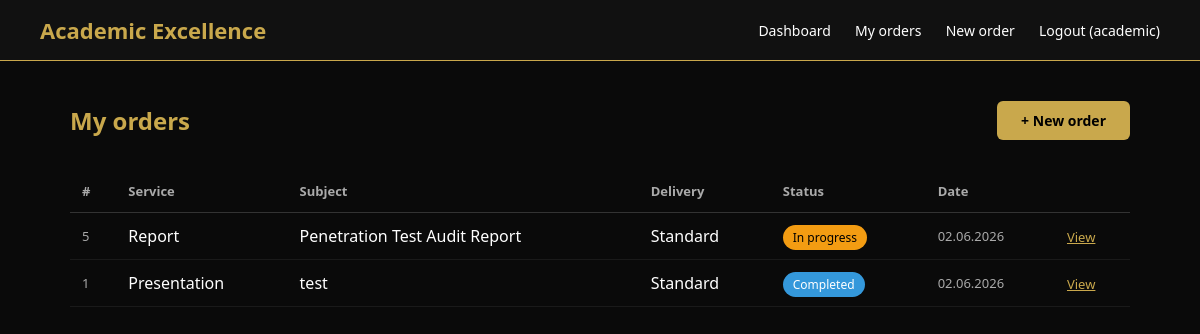
Screenshot of /dashboard/orders/ (signed in) with the database file from the repository.
### orders/models.py (models this page shows, shortened)
class Order(models.Model):
    STATUS_CHOICES = [
        ('pending', 'Gözləyir'),
        ('in_progress', 'İcradadır'),
        ('completed', 'Tamamlandı'),
        ('delivered', 'Çatdırıldı'),
    ]
    SERVICE_CHOICES = [
        ('presentation', 'Presentation'),
        ('essay', 'Essay'),
        ('report', 'Report'),
        ('poster', 'Poster'),
    ]
    DELIVERY_CHOICES = [
        ('standard', 'Standard'),
    ]
    PRICES = {
        ('presentation', 'standard'): 300,
        ('essay', 'standard'): 200,
        ('report', 'standard'): 350,
        ('poster', 'standard'): 150,
    }
    user = models.ForeignKey(User, on_delete=models.CASCADE)
    service = models.CharField(max_length=50, choices=SERVICE_CHOICES)
    topic = models.CharField(max_length=200)
    deadline = models.DateTimeField()
    delivery_type = models.CharField(max_length=20, choices=DELIVERY_CHOICES, default='standard')
    slides = models.IntegerField(default=0)
    price = models.DecimalField(max_digits=10, decimal_places=2, default=0)
    status = models.CharField(max_length=20, choices=STATUS_CHOICES, default='pending')
    notes = models.TextField(blank=True)
    created_at = models.DateTimeField(auto_now_add=True)
    is_paid = models.BooleanField(default=False)
    content_file = models.FileField(upload_to='orders/files/', blank=True, null=True)
    content_link = models.URLField(blank=True, null=True)
    content_note = models.TextField(blank=True)

### orders/views.py (the view)
# urls.py: path('dashboard/orders/', views.order_list, name='order_list'),
@login_required
def order_list(request):
    orders = Order.objects.filter(user=request.user).order_by('-created_at')
    return render(request, 'orders/order_list.html', {'orders': orders})

### templates/orders/order_list.html
{% extends 'base.html' %}
{% block content %}
<div class="container">
    <div style="display:flex; justify-content:space-between; align-items:center; margin-bottom:30px;">
        <h2 style="color:#c9a84c;">My orders</h2>
        <a href="/dashboard/orders/new/" class="btn btn-gold">+ New order</a>
    </div>
    {% if orders %}
    <table style="width:100%; border-collapse:collapse;">
        <thead>
            <tr style="border-bottom:1px solid #333;">
                <th style="padding:12px; text-align:left; color:#aaa; font-size:13px;">#</th>
                <th style="padding:12px; text-align:left; color:#aaa; font-size:13px;">Service</th>
                <th style="padding:12px; text-align:left; color:#aaa; font-size:13px;">Subject</th>
                <th style="padding:12px; text-align:left; color:#aaa; font-size:13px;">Delivery</th>
                <th style="padding:12px; text-align:left; color:#aaa; font-size:13px;">Status</th>
                <th style="padding:12px; text-align:left; color:#aaa; font-size:13px;">Date</th>
                <th style="padding:12px; text-align:left; color:#aaa; font-size:13px;"></th>
            </tr>
        </thead>
        <tbody>
            {% for order in orders %}
            <tr style="border-bottom:1px solid #1a1a1a;">
                <td style="padding:12px; color:#aaa; font-size:13px;">{{ order.pk }}</td>
                <td style="padding:12px; color:#fff;">{{ order.get_service_display }}</td>
                <td style="padding:12px; color:#fff;">{{ order.topic }}</td>
                <td style="padding:12px; color:#fff;">{{ order.get_delivery_type_display }}</td>
                <td style="padding:12px;">
                    {% if order.status == 'pending' %}
                    <span
                        style="background:#333; color:#fff; padding:4px 10px; border-radius:20px; font-size:12px;">Pending</span>
                    {% elif order.status == 'in_progress' %}
                    <span
                        style="background:#f39c12; color:#000; padding:4px 10px; border-radius:20px; font-size:12px;">In
                        progress</span>
                    {% elif order.status == 'completed' %}
                    <span
                        style="background:#3498db; color:#fff; padding:4px 10px; border-radius:20px; font-size:12px;">Completed</span>
                    {% elif order.status == 'delivered' %}
                    <span
                        style="background:#2ecc71; color:#000; padding:4px 10px; border-radius:20px; font-size:12px;">Delivered</span>
                    {% endif %}
                </td>
                <td style="padding:12px; color:#aaa; font-size:13px;">{{ order.created_at|date:"d.m.Y" }}</td>
                <td style="padding:12px;"><a href="/dashboard/orders/{{ order.pk }}/"
                        style="color:#c9a84c; font-size:13px;">View</a></td>
            </tr>
            {% endfor %}
        </tbody>
    </table>
    {% else %}
    <div style="text-align:center; padding:60px; color:#aaa;">
        <p>You don’t have any orders yet.</p>
        <a href="/dashboard/orders/new/" class="btn btn-gold" style="margin-top:20px;">Place Your First Order</a>
    </div>
    {% endif %}
</div>
{% endblock %}

### templates/base.html (shortened to what this page needs)
<!DOCTYPE html>
<html lang="en">
<head>
</head>
<body>
    <nav>
        <a href="/" class="logo">Academic Excellence</a>
        <div class="nav-links">
            {% if user.is_authenticated %}
            <a href="/dashboard/">Dashboard</a>
            <a href="/dashboard/orders/">My orders</a>
            <a href="/dashboard/orders/new/">New order</a>
            <a href="/accounts/logout/">Logout ({{ user.username }})</a>
            {% else %}
            <a href="/accounts/login/">Sign in</a>
            <a href="/accounts/register/">Register</a>
            {% endif %}
        </div>
    </nav>
    {% block content %}{% endblock %}
</body>
</html>

### templates/base.html (style rules this page uses)
* { margin: 0; padding: 0; box-sizing: border-box; }
body { font-family: 'Segoe UI', sans-serif; background: #0a0a0a; color: #fff; }
nav { background: #111; padding: 15px 40px; display: flex; justify-content: space-between; align-items: center; border-bottom: 1px solid #c9a84c; }
nav .logo { color: #c9a84c; font-size: 22px; font-weight: bold; text-decoration: none; }
nav .nav-links a { color: #fff; text-decoration: none; margin-left: 20px; font-size: 14px; }
.container { max-width: 1100px; margin: 0 auto; padding: 40px 20px; }
.btn { display: inline-block; padding: 10px 24px; border-radius: 6px; text-decoration: none; font-size: 14px; cursor: pointer; border: none; }
.btn-gold { background: #c9a84c; color: #000; font-weight: bold; }

### rows the page displays
Order: pk "5", service "Report", topic "Penetration Test Audit Report", delivery_type "Standard", status "In progress", created_at "02.06.2026"
Order: pk "1", service "Presentation", topic "test", delivery_type "Standard", status "Completed", created_at "02.06.2026"

### other values shown
{{ user.username }} "academic"
